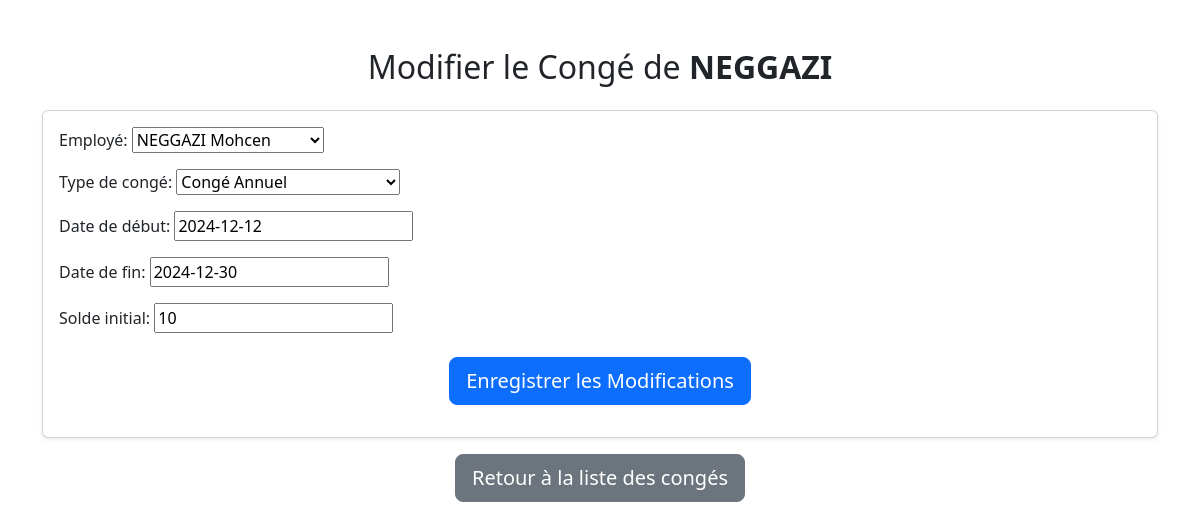
/conges/edit/1/, run on the app's committed database.
### app1/models.py (models this page shows, shortened)
class Conge(models.Model):
    TYPE_CONGE_CHOICES = [
        ('Annuel', 'Congé Annuel'),
        ('Maladie', 'Congé Maladie'),
        ('Maternité', 'Congé Maternité/Paternité'),
        ('Sans Solde', 'Congé Sans Solde'),
    ]
    employe = models.ForeignKey(
        Employe,
        on_delete=models.CASCADE,
        related_name="conges",
        verbose_name="Employé"
    )
    type_conge = models.CharField(
        max_length=20,
        choices=TYPE_CONGE_CHOICES,
        verbose_name="Type de congé"
    )
    date_debut = models.DateField(verbose_name="Date de début")
    date_fin = models.DateField(verbose_name="Date de fin")
    jours_utilises = models.PositiveIntegerField(editable=False, verbose_name="Jours utilisés")
    solde_initial = models.PositiveIntegerField(verbose_name="Solde initial")
    solde_restant = models.PositiveIntegerField(verbose_name="Solde restant", editable=False)
    class Meta:
        verbose_name = "Congé"
        verbose_name_plural = "Congés"
        ordering = ['-date_debut']  # Tri par date de début décroissante

class Employe(models.Model):
    HOMME = 'H'
    FEMME = 'F'
    SEXE_CHOICES = [
        (HOMME, 'Homme'),
        (FEMME, 'Femme'),
    ]
    nom = models.CharField(max_length=100, verbose_name="Nom")
    prenom = models.CharField(max_length=100, verbose_name="Prénom")
    date_naissance = models.DateField(verbose_name="Date de naissance")
    date_embauche = models.DateField(verbose_name="Date d'embauche")
    adresse = models.TextField(verbose_name="Adresse")
    service = models.ForeignKey(
        'Service',
        on_delete=models.SET_NULL,
        null=True,
        blank=True,
        verbose_name="Service"
    )
    competences = models.TextField(verbose_name="Compétences", blank=True)
    historique_professionnel = models.TextField(verbose_name="Historique professionnel", blank=True)
    sexe = models.CharField(
        max_length=1,
        choices=SEXE_CHOICES,
        verbose_name="Sexe",
        default=HOMME,  # Par défaut, l'employé est masculin
    )
    class Meta:
        verbose_name = "Employé"
        verbose_name_plural = "Employés"
        ordering = ['nom', 'prenom']  # Tri par nom puis prénom
    def __str__(self):
        return f"{self.nom} {self.prenom}"

### app1/views.py (the view)
# urls.py: path('conges/edit/<int:conge_id>/', views.modifie_conge, name='edit_conge'),
def modifie_conge(request, conge_id):
    conge = get_object_or_404(Conge, id=conge_id)
    if request.method == 'POST':
        form = CongeForm(request.POST, instance=conge)
        if form.is_valid():
            form.save()  # Enregistrer les modifications
            return redirect('recherche_conge')  # Rediriger vers la liste des congés
    else:
        form = CongeForm(instance=conge)
    context = {
        'form': form,
        'conge': conge,
    }
    return render(request, 'modifie_conge.html', context)

### app1/forms.py (shortened to what this page needs)
class CongeForm(forms.ModelForm):
    class Meta:
        model = Conge
        fields = "__all__"

### app1/templates/modifie_conge.html (shortened to what this page needs)
{% load static %}
{% block content %}
<div class="container mt-5">
    <h2 class="text-center mb-4">Modifier le Congé de <strong>{{ conge.employe.nom }}</strong></h2>
    <div class="card shadow-sm">
        <div class="card-body">
            <form method="POST">
                <div class="form-group">
                    {{ form.as_p }}
                </div>
                <div class="text-center mt-4">
                    <button type="submit" class="btn btn-primary btn-lg">Enregistrer les Modifications</button>
                </div>
            </form>
        </div>
    </div>
    <div class="text-center mt-3">
        <a href="{% url 'recherche_conge' %}" class="btn btn-secondary btn-lg">Retour à la liste des congés</a>
    </div>
</div>
<link href="{% static 'css/bootstrap.min.css' %}" rel="stylesheet">
{% endblock %}

### data on the page
Conge: employe.nom "NEGGAZI", employe "NEGGAZI Mohcen", type_conge "Congé Annuel", date_debut "2024-12-12", date_fin "2024-12-30", solde_initial "10"
